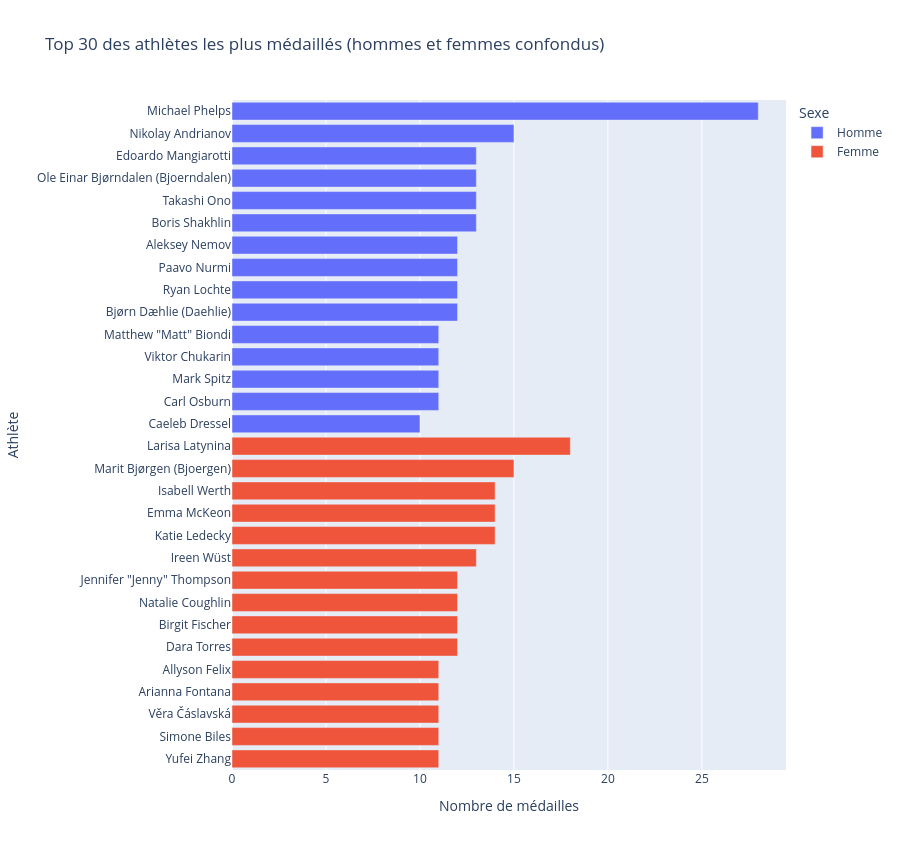

The code cell stored with this chart in its notebook:
### Code cell
import json
import pandas as pd
import plotly.express as px

with open('olympic_athletes.json', 'r', encoding='utf-8') as f:
    athletes_data = json.load(f)

athletes_details = []

for athlete in athletes_data:
    nom = f"{athlete.get('firstName', '')} {athlete.get('lastName', '')}".strip()
    sexe = athlete.get('gender', 'Inconnu')
    pays = athlete.get('country', 'Inconnu')
    medailles = athlete.get('medals', [])

    if sexe not in ['Homme', 'Femme'] or not medailles:
        continue

    count = {'Or': 0, 'Argent': 0, 'Bronze': 0}
    sports = set()

    for m in medailles:
        t = m.get("type", "")
        s = m.get("sport", "")
        if t in count:
            count[t] += 1
        if s:
            sports.add(s)

    athletes_details.append({
        "Nom": nom,
        "Sexe": sexe,
        "Pays": pays,
        "Sport": ", ".join(sorted(sports)),
        "Or": count["Or"],
        "Argent": count["Argent"],
        "Bronze": count["Bronze"],
        "Total": count["Or"] + count["Argent"] + count["Bronze"]
    })

df_athletes = pd.DataFrame(athletes_details)

top_men = df_athletes[df_athletes["Sexe"] == "Homme"].nlargest(15, "Total")
top_women = df_athletes[df_athletes["Sexe"] == "Femme"].nlargest(15, "Total")

top_30_all = pd.concat([top_men, top_women]).sort_values(by="Total", ascending=False)

fig = px.bar(
    top_30_all,
    x="Total",
    y="Nom",
    color="Sexe",
    orientation="h",
    title="Top 30 des athlètes les plus médaillés (hommes et femmes confondus)",
    labels={"Total": "Nombre de médailles", "Nom": "Athlète"},
    height=850,
    custom_data=["Pays", "Sport", "Or", "Argent", "Bronze"]
)

fig.update_traces(
    hovertemplate="<b>%{y}</b><br>Pays : %{customdata[0]}<br>Sports : %{customdata[1]}<br>" +
                  "🥇 Or : %{customdata[2]}<br>🥈 Argent : %{customdata[3]}<br>🥉 Bronze : %{customdata[4]}<extra></extra>"
)

fig.update_layout(yaxis=dict(autorange="reversed"))

fig.show()

### Figure 1 — Plotly figure (JSON) as saved in the notebook; plotly's stock layout.template omitted (floating-point values rounded to 4 significant figures)
{"data": [{"customdata": [["US", "Swimming", 23, 3, 2], ["Union soviétique/Russie", "Gymnastics", 7, 5, 3], ["IT", "Fencing", 6, 5, 2], ["NO", "Biathlon", 8, 4, 1], ["JP", "Gymnastics", 5, 4, 4], ["Union soviétique/Russie", "Gymnastics", 7, 4, 2], ["", "Gymnastics", 4, 2, 6], ["FI", "Athletics", 9, 3, 0], ["US", "Swimming", 6, 3, 3], ["NO", "Cross-Country Skiing", 8, 4, 0], ["US", "Swimming", 8, 2, 1], ["Union soviétique/Russie", "Gymnastics", 7, 3, 1], ["US", "Swimming", 9, 1, 1], ["US", "Shooting", 5, 4, 2], ["US", "Swimming", 9, 1, 0]], "hovertemplate": "<b>%{y}</b><br>Pays : %{customdata[0]}<br>Sports : %{customdata[1]}<br>🥇 Or : %{customdata[2]}<br>🥈 Argent : %{customdata[3]}<br>🥉 Bronze : %{customdata[4]}<extra></extra>", "legendgroup": "Homme", "marker": {"color": "#636efa", "pattern": {"shape": ""}}, "name": "Homme", "orientation": "h", "showlegend": true, "textposition": "auto", "type": "bar", "x": [28, 15, 13, 13, 13, 13, 12, 12, 12, 12, 11, 11, 11, 11, 10], "xaxis": "x", "y": ["Michael Phelps", "Nikolay Andrianov", "Edoardo Mangiarotti", "Ole Einar Bjørndalen (Bjoerndalen)", "Takashi Ono", "Boris Shakhlin", "Aleksey Nemov", "Paavo Nurmi", "Ryan Lochte", "Bjørn Dæhlie (Daehlie)", "Matthew \"Matt\" Biondi", "Viktor Chukarin", "Mark Spitz", "Carl Osburn", "Caeleb Dressel"], "yaxis": "y"}, {"customdata": [["Union soviétique/Russie", "Gymnastics", 9, 5, 4], ["NO", "Cross-Country Skiing", 8, 4, 3], ["", "Equestrian", 8, 6, 0], ["AU", "Swimming", 6, 3, 5], ["US", "Swimming", 9, 4, 1], ["NL", "Speed Skating", 6, 5, 2], ["US", "Swimming", 8, 3, 1], ["US", "Swimming", 3, 4, 5], ["", "Canoe & Kayaking", 8, 4, 0], ["US", "Swimming", 4, 4, 4], ["US", "Athletics", 7, 3, 1], ["IT", "Short Track", 2, 4, 5], ["TCH", "Gymnastics", 7, 4, 0], ["US", "Gymnastics", 7, 2, 2], ["CN", "Swimming", 2, 4, 5]], "hovertemplate": "<b>%{y}</b><br>Pays : %{customdata[0]}<br>Sports : %{customdata[1]}<br>🥇 Or : %{customdata[2]}<br>🥈 Argent : %{customdata[3]}<br>🥉 Bronze : %{customdata[4]}<extra></extra>", "legendgroup": "Femme", "marker": {"color": "#EF553B", "pattern": {"shape": ""}}, "name": "Femme", "orientation": "h", "showlegend": true, "textposition": "auto", "type": "bar", "x": [18, 15, 14, 14, 14, 13, 12, 12, 12, 12, 11, 11, 11, 11, 11], "xaxis": "x", "y": ["Larisa Latynina", "Marit Bjørgen (Bjoergen)", "Isabell Werth", "Emma McKeon", "Katie Ledecky", "Ireen Wüst", "Jennifer \"Jenny\" Thompson", "Natalie Coughlin", "Birgit Fischer", "Dara Torres", "Allyson Felix", "Arianna Fontana", "Věra Čáslavská", "Simone Biles", "Yufei Zhang"], "yaxis": "y"}], "layout": {"barmode": "relative", "height": 850, "legend": {"title": {"text": "Sexe"}, "tracegroupgap": 0}, "title": {"text": "Top 30 des athlètes les plus médaillés (hommes et femmes confondus)"}, "xaxis": {"anchor": "y", "domain": [0, 1], "title": {"text": "Nombre de médailles"}}, "yaxis": {"anchor": "x", "autorange": "reversed", "domain": [0, 1], "title": {"text": "Athlète"}}}}
